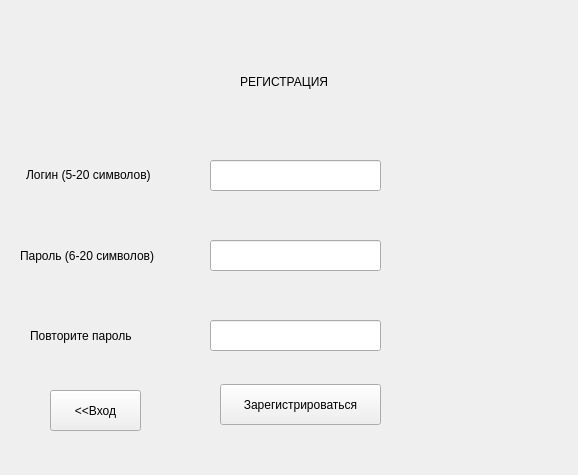
<?xml version="1.0" encoding="UTF-8"?>
<ui version="4.0">
 <class>RegView</class>
 <widget class="QWidget" name="RegView">
  <property name="geometry">
   <rect>
    <x>0</x>
    <y>0</y>
    <width>578</width>
    <height>475</height>
   </rect>
  </property>
  <property name="windowTitle">
   <string>Form</string>
  </property>
  <widget class="QLineEdit" name="loginEntry">
   <property name="geometry">
    <rect>
     <x>210</x>
     <y>160</y>
     <width>171</width>
     <height>31</height>
    </rect>
   </property>
  </widget>
  <widget class="QLineEdit" name="passwordEntry">
   <property name="geometry">
    <rect>
     <x>210</x>
     <y>240</y>
     <width>171</width>
     <height>31</height>
    </rect>
   </property>
  </widget>
  <widget class="QLineEdit" name="repPasswordEntry">
   <property name="geometry">
    <rect>
     <x>210</x>
     <y>320</y>
     <width>171</width>
     <height>31</height>
    </rect>
   </property>
  </widget>
  <widget class="QPushButton" name="btnReg">
   <property name="geometry">
    <rect>
     <x>220</x>
     <y>384</y>
     <width>161</width>
     <height>41</height>
    </rect>
   </property>
   <property name="text">
    <string>Зарегистрироваться</string>
   </property>
  </widget>
  <widget class="QLabel" name="label">
   <property name="geometry">
    <rect>
     <x>26</x>
     <y>159</y>
     <width>171</width>
     <height>31</height>
    </rect>
   </property>
   <property name="text">
    <string>Логин (5-20 символов)</string>
   </property>
  </widget>
  <widget class="QLabel" name="label_2">
   <property name="geometry">
    <rect>
     <x>20</x>
     <y>240</y>
     <width>171</width>
     <height>31</height>
    </rect>
   </property>
   <property name="text">
    <string>Пароль (6-20 символов)</string>
   </property>
  </widget>
  <widget class="QLabel" name="label_3">
   <property name="geometry">
    <rect>
     <x>30</x>
     <y>320</y>
     <width>171</width>
     <height>31</height>
    </rect>
   </property>
   <property name="text">
    <string>Повторите пароль</string>
   </property>
  </widget>
  <widget class="QLabel" name="label_4">
   <property name="geometry">
    <rect>
     <x>240</x>
     <y>66</y>
     <width>111</width>
     <height>31</height>
    </rect>
   </property>
   <property name="text">
    <string>РЕГИСТРАЦИЯ</string>
   </property>
  </widget>
  <widget class="QPushButton" name="btnLogin">
   <property name="geometry">
    <rect>
     <x>50</x>
     <y>390</y>
     <width>91</width>
     <height>41</height>
    </rect>
   </property>
   <property name="text">
    <string>&lt;&lt;Вход</string>
   </property>
  </widget>
 </widget>
 <resources/>
 <connections/>
</ui>
